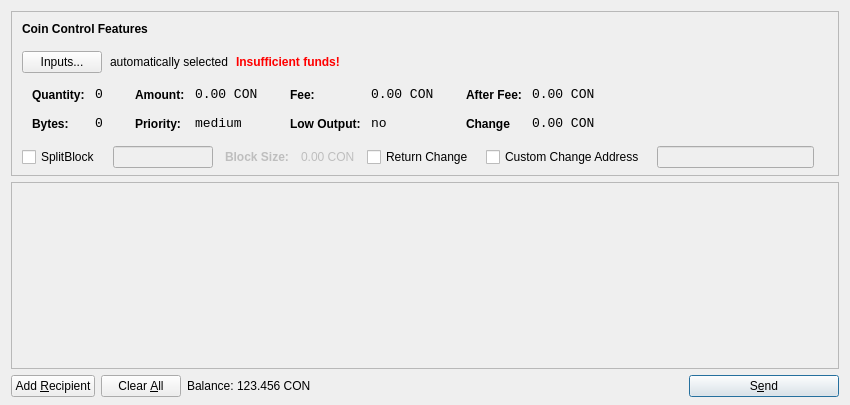
<?xml version="1.0" encoding="UTF-8"?>
<ui version="4.0">
 <class>SendCoinsDialog</class>
 <widget class="QDialog" name="SendCoinsDialog">
  <property name="geometry">
   <rect>
    <x>0</x>
    <y>0</y>
    <width>850</width>
    <height>405</height>
   </rect>
  </property>
  <property name="windowTitle">
   <string>Send Coins</string>
  </property>
  <layout class="QVBoxLayout" name="verticalLayout" stretch="0,1,0">
   <property name="bottomMargin">
    <number>8</number>
   </property>
   <item>
    <widget class="QFrame" name="frameCoinControl">
     <property name="sizePolicy">
      <sizepolicy hsizetype="Expanding" vsizetype="Expanding">
       <horstretch>0</horstretch>
       <verstretch>0</verstretch>
      </sizepolicy>
     </property>
     <property name="maximumSize">
      <size>
       <width>16777215</width>
       <height>16777215</height>
      </size>
     </property>
     <property name="frameShape">
      <enum>QFrame::StyledPanel</enum>
     </property>
     <property name="frameShadow">
      <enum>QFrame::Sunken</enum>
     </property>
     <layout class="QVBoxLayout" name="verticalLayoutCoinControl2">
      <property name="spacing">
       <number>-1</number>
      </property>
      <property name="leftMargin">
       <number>0</number>
      </property>
      <property name="topMargin">
       <number>0</number>
      </property>
      <property name="rightMargin">
       <number>0</number>
      </property>
      <property name="bottomMargin">
       <number>6</number>
      </property>
      <item>
       <layout class="QVBoxLayout" name="verticalLayoutCoinControl" stretch="0,0,0,0,1">
        <property name="spacing">
         <number>0</number>
        </property>
        <property name="leftMargin">
         <number>10</number>
        </property>
        <property name="topMargin">
         <number>10</number>
        </property>
        <item>
         <layout class="QHBoxLayout" name="horizontalLayoutCoinControl1">
          <property name="bottomMargin">
           <number>15</number>
          </property>
          <item>
           <widget class="QLabel" name="labelCoinControlFeatures">
            <property name="sizePolicy">
             <sizepolicy hsizetype="Preferred" vsizetype="Maximum">
              <horstretch>0</horstretch>
              <verstretch>0</verstretch>
             </sizepolicy>
            </property>
            <property name="font">
             <font>
              <weight>75</weight>
              <bold>true</bold>
             </font>
            </property>
            <property name="styleSheet">
             <string notr="true">font-weight:bold;</string>
            </property>
            <property name="text">
             <string>Coin Control Features</string>
            </property>
           </widget>
          </item>
         </layout>
        </item>
        <item>
         <layout class="QHBoxLayout" name="horizontalLayoutCoinControl2" stretch="0,0,0,0">
          <property name="spacing">
           <number>8</number>
          </property>
          <property name="bottomMargin">
           <number>10</number>
          </property>
          <item>
           <widget class="QPushButton" name="pushButtonCoinControl">
            <property name="styleSheet">
             <string notr="true"/>
            </property>
            <property name="text">
             <string>Inputs...</string>
            </property>
           </widget>
          </item>
          <item>
           <widget class="QLabel" name="labelCoinControlAutomaticallySelected">
            <property name="text">
             <string>automatically selected</string>
            </property>
            <property name="margin">
             <number>5</number>
            </property>
           </widget>
          </item>
          <item>
           <widget class="QLabel" name="labelCoinControlInsuffFunds">
            <property name="font">
             <font>
              <weight>75</weight>
              <bold>true</bold>
             </font>
            </property>
            <property name="styleSheet">
             <string notr="true">color:red;font-weight:bold;</string>
            </property>
            <property name="text">
             <string>Insufficient funds!</string>
            </property>
            <property name="margin">
             <number>5</number>
            </property>
           </widget>
          </item>
          <item>
           <spacer name="horizontalSpacerCoinControl">
            <property name="orientation">
             <enum>Qt::Horizontal</enum>
            </property>
            <property name="sizeHint" stdset="0">
             <size>
              <width>40</width>
              <height>1</height>
             </size>
            </property>
           </spacer>
          </item>
         </layout>
        </item>
        <item>
         <widget class="QWidget" name="widgetCoinControl" native="true">
          <property name="sizePolicy">
           <sizepolicy hsizetype="Preferred" vsizetype="Preferred">
            <horstretch>0</horstretch>
            <verstretch>0</verstretch>
           </sizepolicy>
          </property>
          <property name="minimumSize">
           <size>
            <width>0</width>
            <height>0</height>
           </size>
          </property>
          <property name="styleSheet">
           <string notr="true"/>
          </property>
          <layout class="QHBoxLayout" name="horizontalLayoutCoinControl5">
           <property name="margin">
            <number>0</number>
           </property>
           <item>
            <layout class="QHBoxLayout" name="horizontalLayoutCoinControl3" stretch="0,0,0,1">
             <property name="spacing">
              <number>20</number>
             </property>
             <property name="topMargin">
              <number>0</number>
             </property>
             <property name="bottomMargin">
              <number>10</number>
             </property>
             <item>
              <layout class="QFormLayout" name="formLayoutCoinControl1">
               <property name="horizontalSpacing">
                <number>10</number>
               </property>
               <property name="verticalSpacing">
                <number>14</number>
               </property>
               <property name="leftMargin">
                <number>10</number>
               </property>
               <property name="topMargin">
                <number>4</number>
               </property>
               <property name="rightMargin">
                <number>6</number>
               </property>
               <item row="0" column="0">
                <widget class="QLabel" name="labelCoinControlQuantityText">
                 <property name="styleSheet">
                  <string notr="true">font-weight:bold;</string>
                 </property>
                 <property name="text">
                  <string>Quantity:</string>
                 </property>
                 <property name="margin">
                  <number>0</number>
                 </property>
                </widget>
               </item>
               <item row="0" column="1">
                <widget class="QLabel" name="labelCoinControlQuantity">
                 <property name="font">
                  <font>
                   <family>Monospace</family>
                   <pointsize>10</pointsize>
                  </font>
                 </property>
                 <property name="cursor">
                  <cursorShape>IBeamCursor</cursorShape>
                 </property>
                 <property name="contextMenuPolicy">
                  <enum>Qt::ActionsContextMenu</enum>
                 </property>
                 <property name="text">
                  <string>0</string>
                 </property>
                 <property name="margin">
                  <number>0</number>
                 </property>
                 <property name="textInteractionFlags">
                  <set>Qt::LinksAccessibleByMouse|Qt::TextSelectableByKeyboard|Qt::TextSelectableByMouse</set>
                 </property>
                </widget>
               </item>
               <item row="1" column="0">
                <widget class="QLabel" name="labelCoinControlBytesText">
                 <property name="styleSheet">
                  <string notr="true">font-weight:bold;</string>
                 </property>
                 <property name="text">
                  <string>Bytes:</string>
                 </property>
                </widget>
               </item>
               <item row="1" column="1">
                <widget class="QLabel" name="labelCoinControlBytes">
                 <property name="font">
                  <font>
                   <family>Monospace</family>
                   <pointsize>10</pointsize>
                  </font>
                 </property>
                 <property name="cursor">
                  <cursorShape>IBeamCursor</cursorShape>
                 </property>
                 <property name="contextMenuPolicy">
                  <enum>Qt::ActionsContextMenu</enum>
                 </property>
                 <property name="text">
                  <string>0</string>
                 </property>
                 <property name="textInteractionFlags">
                  <set>Qt::LinksAccessibleByMouse|Qt::TextSelectableByKeyboard|Qt::TextSelectableByMouse</set>
                 </property>
                </widget>
               </item>
              </layout>
             </item>
             <item>
              <layout class="QFormLayout" name="formLayoutCoinControl2">
               <property name="horizontalSpacing">
                <number>10</number>
               </property>
               <property name="verticalSpacing">
                <number>14</number>
               </property>
               <property name="leftMargin">
                <number>6</number>
               </property>
               <property name="topMargin">
                <number>4</number>
               </property>
               <property name="rightMargin">
                <number>6</number>
               </property>
               <item row="0" column="0">
                <widget class="QLabel" name="labelCoinControlAmountText">
                 <property name="styleSheet">
                  <string notr="true">font-weight:bold;</string>
                 </property>
                 <property name="text">
                  <string>Amount:</string>
                 </property>
                 <property name="margin">
                  <number>0</number>
                 </property>
                </widget>
               </item>
               <item row="0" column="1">
                <widget class="QLabel" name="labelCoinControlAmount">
                 <property name="font">
                  <font>
                   <family>Monospace</family>
                   <pointsize>10</pointsize>
                  </font>
                 </property>
                 <property name="cursor">
                  <cursorShape>IBeamCursor</cursorShape>
                 </property>
                 <property name="contextMenuPolicy">
                  <enum>Qt::ActionsContextMenu</enum>
                 </property>
                 <property name="text">
                  <string>0.00 CON</string>
                 </property>
                 <property name="textInteractionFlags">
                  <set>Qt::LinksAccessibleByMouse|Qt::TextSelectableByKeyboard|Qt::TextSelectableByMouse</set>
                 </property>
                </widget>
               </item>
               <item row="1" column="0">
                <widget class="QLabel" name="labelCoinControlPriorityText">
                 <property name="styleSheet">
                  <string notr="true">font-weight:bold;</string>
                 </property>
                 <property name="text">
                  <string>Priority:</string>
                 </property>
                </widget>
               </item>
               <item row="1" column="1">
                <widget class="QLabel" name="labelCoinControlPriority">
                 <property name="font">
                  <font>
                   <family>Monospace</family>
                   <pointsize>10</pointsize>
                  </font>
                 </property>
                 <property name="cursor">
                  <cursorShape>IBeamCursor</cursorShape>
                 </property>
                 <property name="contextMenuPolicy">
                  <enum>Qt::ActionsContextMenu</enum>
                 </property>
                 <property name="text">
                  <string>medium</string>
                 </property>
                 <property name="textInteractionFlags">
                  <set>Qt::LinksAccessibleByMouse|Qt::TextSelectableByKeyboard|Qt::TextSelectableByMouse</set>
                 </property>
                </widget>
               </item>
              </layout>
             </item>
             <item>
              <layout class="QFormLayout" name="formLayoutCoinControl3">
               <property name="horizontalSpacing">
                <number>10</number>
               </property>
               <property name="verticalSpacing">
                <number>14</number>
               </property>
               <property name="leftMargin">
                <number>6</number>
               </property>
               <property name="topMargin">
                <number>4</number>
               </property>
               <property name="rightMargin">
                <number>6</number>
               </property>
               <item row="0" column="0">
                <widget class="QLabel" name="labelCoinControlFeeText">
                 <property name="styleSheet">
                  <string notr="true">font-weight:bold;</string>
                 </property>
                 <property name="text">
                  <string>Fee:</string>
                 </property>
                 <property name="margin">
                  <number>0</number>
                 </property>
                </widget>
               </item>
               <item row="0" column="1">
                <widget class="QLabel" name="labelCoinControlFee">
                 <property name="font">
                  <font>
                   <family>Monospace</family>
                   <pointsize>10</pointsize>
                  </font>
                 </property>
                 <property name="cursor">
                  <cursorShape>IBeamCursor</cursorShape>
                 </property>
                 <property name="contextMenuPolicy">
                  <enum>Qt::ActionsContextMenu</enum>
                 </property>
                 <property name="text">
                  <string>0.00 CON</string>
                 </property>
                 <property name="textInteractionFlags">
                  <set>Qt::LinksAccessibleByMouse|Qt::TextSelectableByKeyboard|Qt::TextSelectableByMouse</set>
                 </property>
                </widget>
               </item>
               <item row="1" column="0">
                <widget class="QLabel" name="labelCoinControlLowOutputText">
                 <property name="styleSheet">
                  <string notr="true">font-weight:bold;</string>
                 </property>
                 <property name="text">
                  <string>Low Output:</string>
                 </property>
                </widget>
               </item>
               <item row="1" column="1">
                <widget class="QLabel" name="labelCoinControlLowOutput">
                 <property name="font">
                  <font>
                   <family>Monospace</family>
                   <pointsize>10</pointsize>
                  </font>
                 </property>
                 <property name="cursor">
                  <cursorShape>IBeamCursor</cursorShape>
                 </property>
                 <property name="contextMenuPolicy">
                  <enum>Qt::ActionsContextMenu</enum>
                 </property>
                 <property name="text">
                  <string>no</string>
                 </property>
                 <property name="textInteractionFlags">
                  <set>Qt::LinksAccessibleByMouse|Qt::TextSelectableByKeyboard|Qt::TextSelectableByMouse</set>
                 </property>
                </widget>
               </item>
              </layout>
             </item>
             <item>
              <layout class="QFormLayout" name="formLayoutCoinControl4">
			  <property name="fieldGrowthPolicy">
			  <enum>QFormLayout::AllNonFixedFieldsGrow</enum>
				</property>
               <property name="horizontalSpacing">
                <number>10</number>
               </property>
               <property name="verticalSpacing">
                <number>14</number>
               </property>
               <property name="leftMargin">
                <number>6</number>
               </property>
               <property name="topMargin">
                <number>4</number>
               </property>
               <property name="rightMargin">
                <number>6</number>
               </property>
               <item row="0" column="0">
                <widget class="QLabel" name="labelCoinControlAfterFeeText">
                 <property name="styleSheet">
                  <string notr="true">font-weight:bold;</string>
                 </property>
                 <property name="text">
                  <string>After Fee:</string>
                 </property>
                 <property name="margin">
                  <number>0</number>
                 </property>
                </widget>
               </item>
               <item row="0" column="1">
                <widget class="QLabel" name="labelCoinControlAfterFee">
                 <property name="font">
                  <font>
                   <family>Monospace</family>
                   <pointsize>10</pointsize>
                  </font>
                 </property>
                 <property name="cursor">
                  <cursorShape>IBeamCursor</cursorShape>
                 </property>
                 <property name="contextMenuPolicy">
                  <enum>Qt::ActionsContextMenu</enum>
                 </property>
                 <property name="text">
                  <string>0.00 CON</string>
                 </property>
                 <property name="textInteractionFlags">
                  <set>Qt::LinksAccessibleByMouse|Qt::TextSelectableByKeyboard|Qt::TextSelectableByMouse</set>
                 </property>
                </widget>
               </item>
               <item row="1" column="0">
                <widget class="QLabel" name="labelCoinControlChangeText">
                 <property name="styleSheet">
                  <string notr="true">font-weight:bold;</string>
                 </property>
                 <property name="text">
                  <string>Change</string>
                 </property>
                </widget>
               </item>
               <item row="1" column="1">
                <widget class="QLabel" name="labelCoinControlChange">
                 <property name="font">
                  <font>
                   <family>Monospace</family>
                   <pointsize>10</pointsize>
                  </font>
                 </property>
                 <property name="cursor">
                  <cursorShape>IBeamCursor</cursorShape>
                 </property>
                 <property name="contextMenuPolicy">
                  <enum>Qt::ActionsContextMenu</enum>
                 </property>
                 <property name="text">
                  <string>0.00 CON</string>
                 </property>
                 <property name="textInteractionFlags">
                  <set>Qt::LinksAccessibleByMouse|Qt::TextSelectableByKeyboard|Qt::TextSelectableByMouse</set>
                 </property>
                </widget>
               </item>
              </layout>
             </item>
            </layout>
           </item>
          </layout>
         </widget>
        </item>
        
		<item>
         <layout class="QHBoxLayout" name="horizontalLayoutCoinControl4" stretch="0,0,0,0,0,0,0,0">
          <property name="spacing">
           <number>12</number>
          </property>
          <property name="sizeConstraint">
           <enum>QLayout::SetDefaultConstraint</enum>
          </property>
          <property name="topMargin">
           <number>5</number>
          </property>
          <property name="rightMargin">
           <number>5</number>
          </property>
          <item>
           <widget class="QCheckBox" name="splitBlockCheckBox">
            <property name="text">
             <string>SplitBlock</string>
            </property>
           </widget>
          </item>
          <item>
           <widget class="QLineEdit" name="splitBlockLineEdit">
            <property name="enabled">
             <bool>false</bool>
            </property>
            <property name="sizePolicy">
             <sizepolicy hsizetype="Fixed" vsizetype="Fixed">
              <horstretch>0</horstretch>
              <verstretch>0</verstretch>
             </sizepolicy>
            </property>
            <property name="maximumSize">
             <size>
              <width>100</width>
              <height>16777215</height>
             </size>
            </property>
           </widget>
          </item>
          <item>
           <widget class="QLabel" name="labelBlockSizeText">
            <property name="enabled">
             <bool>false</bool>
            </property>
            <property name="font">
             <font>
              <weight>75</weight>
              <bold>true</bold>
             </font>
            </property>
            <property name="text">
             <string>Block Size:</string>
            </property>
           </widget>
          </item>
          <item>
           <widget class="QLabel" name="labelBlockSize">
            <property name="enabled">
             <bool>false</bool>
            </property>
            <property name="text">
             <string>0.00 CON</string>
            </property>
           </widget>
          </item>
          <item>
           <widget class="QCheckBox" name="returnChangeCheckBox">
            <property name="text">
             <string>Return Change</string>
            </property>
           </widget>
          </item>
          <item>
           <widget class="QCheckBox" name="checkBoxCoinControlChange">
            <property name="text">
             <string>Custom Change Address</string>
            </property>
           </widget>
          </item>
          <item>
           <widget class="QLineEdit" name="lineEditCoinControlChange">
            <property name="enabled">
             <bool>false</bool>
            </property>
            <property name="sizePolicy">
             <sizepolicy hsizetype="Expanding" vsizetype="Fixed">
              <horstretch>0</horstretch>
              <verstretch>0</verstretch>
             </sizepolicy>
            </property>
           </widget>
          </item>
          <item>
           <widget class="QLabel" name="labelCoinControlChangeLabel">
            <property name="sizePolicy">
             <sizepolicy hsizetype="Preferred" vsizetype="Expanding">
              <horstretch>0</horstretch>
              <verstretch>0</verstretch>
             </sizepolicy>
            </property>
            <property name="minimumSize">
             <size>
              <width>0</width>
              <height>0</height>
             </size>
            </property>
            <property name="text">
             <string/>
            </property>
            <property name="margin">
             <number>3</number>
            </property>
           </widget>
          </item>
         </layout>
        </item>
        <item>
         <spacer name="verticalSpacerCoinControl">
          <property name="orientation">
           <enum>Qt::Vertical</enum>
          </property>
          <property name="sizeHint" stdset="0">
           <size>
            <width>800</width>
            <height>1</height>
           </size>
          </property>
         </spacer>
        </item>
       </layout>
      </item>
     </layout>
    </widget>
   </item>
		
   <item>
    <widget class="QScrollArea" name="scrollArea">
     <property name="widgetResizable">
      <bool>true</bool>
     </property>
     <widget class="QWidget" name="scrollAreaWidgetContents">
      <property name="geometry">
       <rect>
        <x>0</x>
        <y>0</y>
        <width>830</width>
        <height>158</height>
       </rect>
      </property>
      <layout class="QVBoxLayout" name="verticalLayout_2">
       <property name="margin">
        <number>0</number>
       </property>
       <item>
        <layout class="QVBoxLayout" name="entries">
         <property name="spacing">
          <number>6</number>
         </property>
        </layout>
       </item>
       <item>
        <spacer name="verticalSpacer">
         <property name="orientation">
          <enum>Qt::Vertical</enum>
         </property>
         <property name="sizeHint" stdset="0">
          <size>
           <width>20</width>
           <height>40</height>
          </size>
         </property>
        </spacer>
       </item>
      </layout>
     </widget>
    </widget>
   </item>
   <item>
    <layout class="QHBoxLayout" name="horizontalLayout">
     <item>
      <widget class="QPushButton" name="addButton">
       <property name="toolTip">
        <string>Send to multiple recipients at once</string>
       </property>
       <property name="text">
        <string>Add &amp;Recipient</string>
       </property>
       <property name="icon">
        <iconset resource="../bitcoin.qrc">
         <normaloff>:/icons/add</normaloff>:/icons/add</iconset>
       </property>
       <property name="autoDefault">
        <bool>false</bool>
       </property>
      </widget>
     </item>
     <item>
      <widget class="QPushButton" name="clearButton">
       <property name="sizePolicy">
        <sizepolicy hsizetype="Minimum" vsizetype="Fixed">
         <horstretch>0</horstretch>
         <verstretch>0</verstretch>
        </sizepolicy>
       </property>
       <property name="toolTip">
        <string>Remove all transaction fields</string>
       </property>
       <property name="text">
        <string>Clear &amp;All</string>
       </property>
       <property name="icon">
        <iconset resource="../bitcoin.qrc">
         <normaloff>:/icons/remove</normaloff>:/icons/remove</iconset>
       </property>
       <property name="autoRepeatDelay">
        <number>300</number>
       </property>
       <property name="autoDefault">
        <bool>false</bool>
       </property>
      </widget>
     </item>
     <item>
      <layout class="QHBoxLayout" name="horizontalLayout_2">
       <property name="spacing">
        <number>3</number>
       </property>
       <item>
        <widget class="QLabel" name="label">
         <property name="sizePolicy">
          <sizepolicy hsizetype="Preferred" vsizetype="Fixed">
           <horstretch>0</horstretch>
           <verstretch>0</verstretch>
          </sizepolicy>
         </property>
         <property name="text">
          <string>Balance:</string>
         </property>
        </widget>
       </item>
       <item>
        <widget class="QLabel" name="labelBalance">
         <property name="sizePolicy">
          <sizepolicy hsizetype="Preferred" vsizetype="Fixed">
           <horstretch>0</horstretch>
           <verstretch>0</verstretch>
          </sizepolicy>
         </property>
         <property name="cursor">
          <cursorShape>IBeamCursor</cursorShape>
         </property>
         <property name="text">
          <string>123.456 CON</string>
         </property>
         <property name="textInteractionFlags">
          <set>Qt::LinksAccessibleByMouse|Qt::TextSelectableByKeyboard|Qt::TextSelectableByMouse</set>
         </property>
        </widget>
       </item>
      </layout>
     </item>
     <item>
      <spacer name="horizontalSpacer">
       <property name="orientation">
        <enum>Qt::Horizontal</enum>
       </property>
       <property name="sizeHint" stdset="0">
        <size>
         <width>40</width>
         <height>20</height>
        </size>
       </property>
      </spacer>
     </item>
     <item>
      <widget class="QPushButton" name="sendButton">
       <property name="minimumSize">
        <size>
         <width>150</width>
         <height>0</height>
        </size>
       </property>
       <property name="toolTip">
        <string>Confirm the send action</string>
       </property>
       <property name="text">
        <string>S&amp;end</string>
       </property>
       <property name="icon">
        <iconset resource="../bitcoin.qrc">
         <normaloff>:/icons/send</normaloff>:/icons/send</iconset>
       </property>
       <property name="default">
        <bool>true</bool>
       </property>
      </widget>
     </item>
    </layout>
   </item>
  </layout>
 </widget>
 <resources>
  <include location="../bitcoin.qrc"/>
 </resources>
 <connections/>
</ui>
